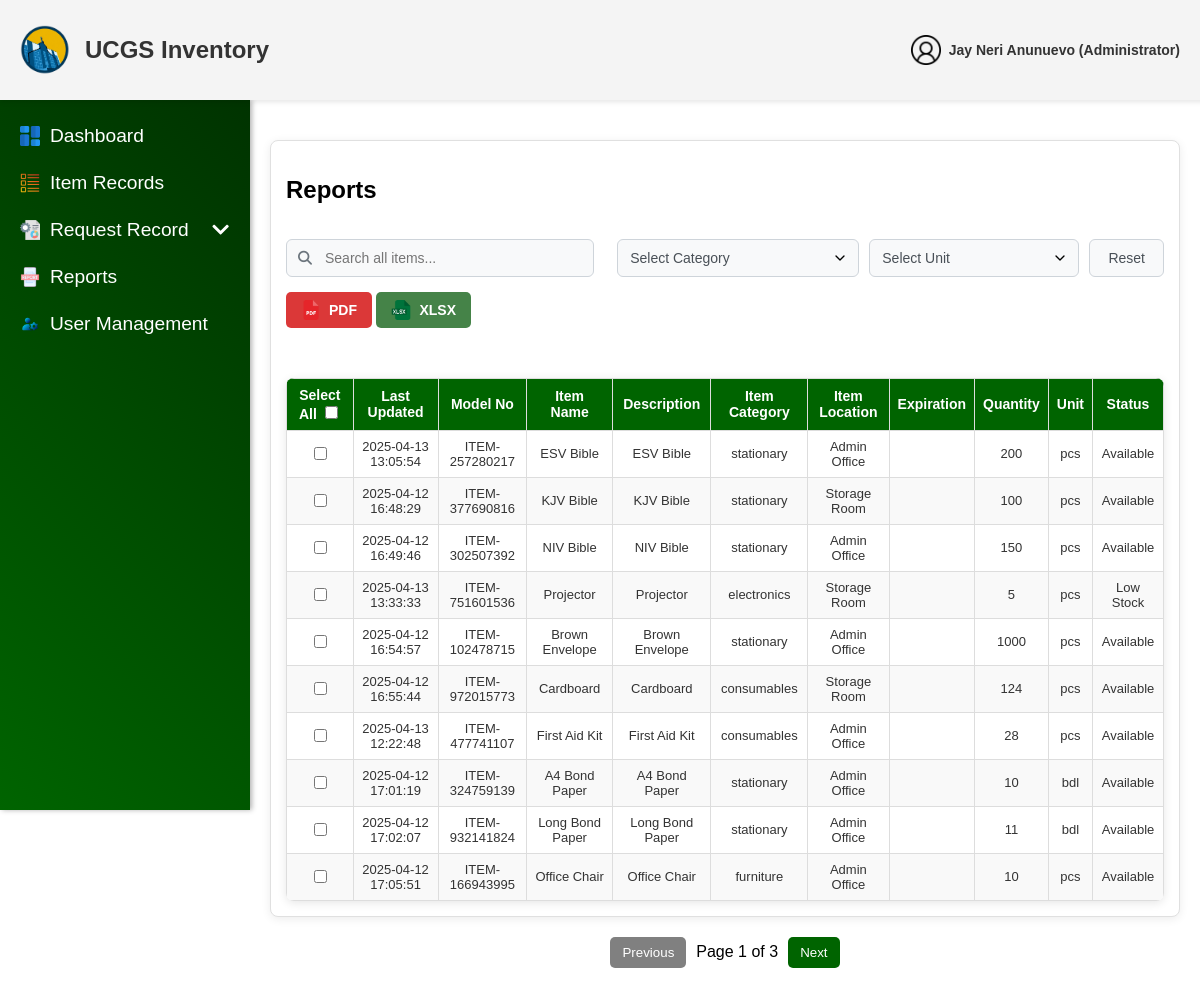
Page /admin/Reports.php (signed in) on the earlier database version.
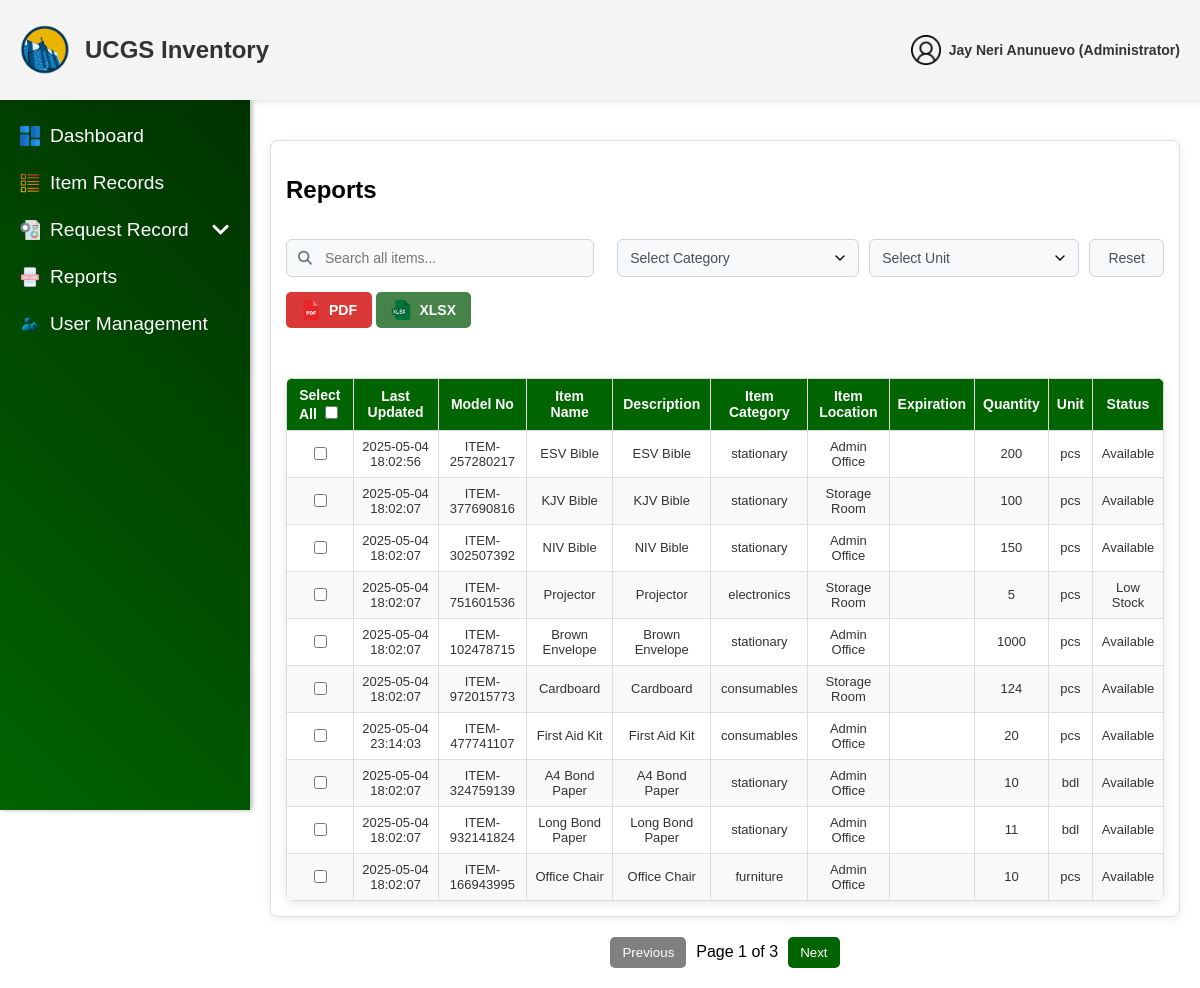
Same page on the later database version.
### tables this page shows
CREATE TABLE `items` (
  `item_id` int(11) NOT NULL,
  `created_by` int(11) DEFAULT NULL,
  `item_no` varchar(50) NOT NULL,
  `item_name` varchar(255) NOT NULL,
  `description` text DEFAULT NULL,
  `quantity` int(11) NOT NULL,
  `availability` int(11) NOT NULL DEFAULT 0,
  `unit` varchar(10) NOT NULL DEFAULT 'pcs',
  `status` enum('Available','Out of Stock','Low Stock') NOT NULL,
  `model_no` varchar(50) DEFAULT NULL,
  `item_category` varchar(50) NOT NULL DEFAULT '',
  `item_location` varchar(50) DEFAULT NULL,
  `expiration` date DEFAULT NULL,
  `brand` varchar(50) DEFAULT NULL,
  `deleted_at` datetime DEFAULT NULL,
  `last_updated` datetime NOT NULL DEFAULT current_timestamp() ON UPDATE current_timestamp(),
  `created_at` datetime NOT NULL DEFAULT current_timestamp()
);

### admin/Reports.php (the view, shortened to what the changed rows need)
<?php
include '../config/db_connection.php';
$query = "SELECT last_updated, model_no, item_name, description, item_category,
          item_location, expiration, quantity, unit,
          CASE
              WHEN quantity = 0 THEN 'Out of Stock'
              WHEN quantity <= 5 THEN 'Low Stock'
              ELSE 'Available'
          END as status
          FROM items";
$result = $conn->query($query);
?>
<!DOCTYPE html>
<html lang="en">
<head>
    <link rel="stylesheet" href="../css/AdminRport.css">
    <link rel="stylesheet" href="https://cdnjs.cloudflare.com/ajax/libs/font-awesome/6.5.1/css/all.min.css">
</head>
<body>
    <div class="main-content">
        <div class="filter-container">
            <h2 style="width: 100%; margin-bottom: 20px;">Reports</h2>
                    <?php
                    if ($result->num_rows > 0) {
                        $result->data_seek(0);
                    }
                    ?>
                    <?php
                    if ($result->num_rows > 0) {
                        $result->data_seek(0);
                    }
                    ?>
        <table class="report-table">
            <thead>
                <tr>
                    <th>Select All <input type="checkbox" class="select-all" onclick="toggleSelectAll(this)"></th>
                    <th>Last Updated</th>
                    <th>Model No</th>
                    <th>Item Name</th>
                    <th>Description</th>
                    <th>Item Category</th>
                    <th>Item Location</th>
                    <th>Expiration</th>
                    <th>Quantity</th>
                    <th>Unit</th>
                    <th>Status</th>
                </tr>
            </thead>
            <tbody>
                <?php if ($result->num_rows > 0): ?>
                    <?php $result->data_seek(0); ?>
                    <?php while ($row = $result->fetch_assoc()): ?>
                        <tr>
                            <td><input type="checkbox" class="select-checkbox" value="<?php echo htmlspecialchars($row['item_name']); ?>"></td>
                            <td><?php echo htmlspecialchars($row['last_updated']); ?></td>
                            <td><?php echo htmlspecialchars($row['model_no']); ?></td>
                            <td><?php echo htmlspecialchars($row['item_name']); ?></td>
                            <td><?php echo htmlspecialchars($row['description']); ?></td>
                            <td><?php echo htmlspecialchars($row['item_category']); ?></td>
                            <td><?php echo htmlspecialchars($row['item_location']); ?></td>
                            <td><?php echo htmlspecialchars($row['expiration']); ?></td>
                            <td><?php echo htmlspecialchars($row['quantity']); ?></td>
                            <td><?php echo htmlspecialchars($row['unit']); ?></td>
                            <td class="status-<?php echo strtolower(str_replace(' ', '-', $row['status'])); ?>">
                                <?php echo htmlspecialchars($row['status']); ?>
                            </td>
                        </tr>
                    <?php endwhile; ?>
                <?php else: ?>
                    <tr class="no-data">
                        <td colspan="11" style="text-align:center; padding: 10px;">No data available</td>
                    </tr>
                <?php endif; ?>
            </tbody>
        </table>
</div>
    </div>
</body>

Differences in the rows shown:
changed items "ITEM-257280217": last_updated "2025-04-13 13:05:54" → "2025-05-04 18:02:56"
changed items "ITEM-377690816": last_updated "2025-04-12 16:48:29" → "2025-05-04 18:02:07"
changed items "ITEM-302507392": last_updated "2025-04-12 16:49:46" → "2025-05-04 18:02:07"
changed items "ITEM-751601536": last_updated "2025-04-13 13:33:33" → "2025-05-04 18:02:07"
changed items "ITEM-102478715": last_updated "2025-04-12 16:54:57" → "2025-05-04 18:02:07"
changed items "ITEM-972015773": last_updated "2025-04-12 16:55:44" → "2025-05-04 18:02:07"
changed items "ITEM-477741107": last_updated "2025-04-13 12:22:48" → "2025-05-04 23:14:03"; quantity "28" → "20"
changed items "ITEM-324759139": last_updated "2025-04-12 17:01:19" → "2025-05-04 18:02:07"
changed items "ITEM-932141824": last_updated "2025-04-12 17:02:07" → "2025-05-04 18:02:07"
changed items "ITEM-166943995": last_updated "2025-04-12 17:05:51" → "2025-05-04 18:02:07"
